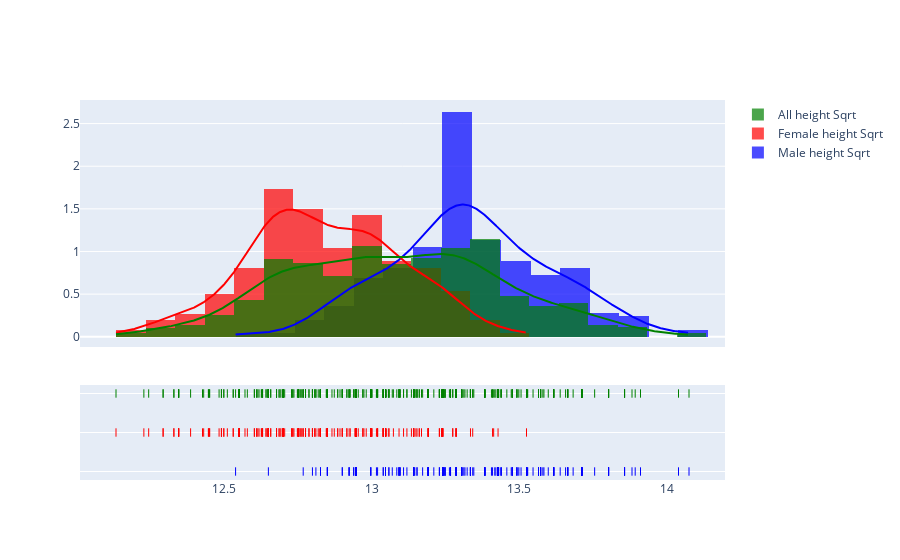

The cell this chart's notebook holds for it:
### Code cell
# Sqrt Normalization
hgt_sqrt = np.sqrt(df.hgt)
male_hgt_sqrt = np.sqrt(df[df.sex == 1].hgt)
female_hgt_sqrt = np.sqrt(df[df.sex == 0].hgt)

fig = ff.create_distplot(hist_data=[male_hgt_sqrt,
                                    female_hgt_sqrt,
                                    hgt_sqrt],
                         group_labels=['Male height Sqrt', 'Female height Sqrt', 'All height Sqrt'],
                         colors=['blue', 'red', 'green'],
                         bin_size=0.1, show_rug=True)
fig.show()

### Figure 1 — Plotly figure (JSON) as saved in the notebook; plotly's stock layout.template omitted (floating-point values rounded to 4 significant figures; data arrays with more than 128 entries replaced by an {"elided": "..."} marker saying what was removed)
{"data": [{"autobinx": false, "histnorm": "probability density", "legendgroup": "Male height Sqrt", "marker": {"color": "blue"}, "name": "Male height Sqrt", "opacity": 0.7, "type": "histogram", "x": {"elided": "247 float values"}, "xaxis": "x", "xbins": {"end": 14.07, "size": 0.1, "start": 12.54}, "yaxis": "y"}, {"autobinx": false, "histnorm": "probability density", "legendgroup": "Female height Sqrt", "marker": {"color": "red"}, "name": "Female height Sqrt", "opacity": 0.7, "type": "histogram", "x": {"elided": "260 float values"}, "xaxis": "x", "xbins": {"end": 13.52, "size": 0.1, "start": 12.13}, "yaxis": "y"}, {"autobinx": false, "histnorm": "probability density", "legendgroup": "All height Sqrt", "marker": {"color": "green"}, "name": "All height Sqrt", "opacity": 0.7, "type": "histogram", "x": {"elided": "507 float values"}, "xaxis": "x", "xbins": {"end": 14.07, "size": 0.1, "start": 12.13}, "yaxis": "y"}, {"legendgroup": "Male height Sqrt", "marker": {"color": "blue"}, "mode": "lines", "name": "Male height Sqrt", "showlegend": false, "type": "scatter", "x": {"elided": "500 float values"}, "xaxis": "x", "y": {"elided": "500 float values"}, "yaxis": "y"}, {"legendgroup": "Female height Sqrt", "marker": {"color": "red"}, "mode": "lines", "name": "Female height Sqrt", "showlegend": false, "type": "scatter", "x": {"elided": "500 float values"}, "xaxis": "x", "y": {"elided": "500 float values"}, "yaxis": "y"}, {"legendgroup": "All height Sqrt", "marker": {"color": "green"}, "mode": "lines", "name": "All height Sqrt", "showlegend": false, "type": "scatter", "x": {"elided": "500 float values"}, "xaxis": "x", "y": {"elided": "500 float values"}, "yaxis": "y"}, {"legendgroup": "Male height Sqrt", "marker": {"color": "blue", "symbol": "line-ns-open"}, "mode": "markers", "name": "Male height Sqrt", "showlegend": false, "type": "scatter", "x": {"elided": "247 float values"}, "xaxis": "x", "y": {"elided": "247 str values"}, "yaxis": "y2"}, {"legendgroup": "Female height Sqrt", "marker": {"color": "red", "symbol": "line-ns-open"}, "mode": "markers", "name": "Female height Sqrt", "showlegend": false, "type": "scatter", "x": {"elided": "260 float values"}, "xaxis": "x", "y": {"elided": "260 str values"}, "yaxis": "y2"}, {"legendgroup": "All height Sqrt", "marker": {"color": "green", "symbol": "line-ns-open"}, "mode": "markers", "name": "All height Sqrt", "showlegend": false, "type": "scatter", "x": {"elided": "507 float values"}, "xaxis": "x", "y": {"elided": "507 str values"}, "yaxis": "y2"}], "layout": {"barmode": "overlay", "hovermode": "closest", "legend": {"traceorder": "reversed"}, "xaxis": {"anchor": "y2", "domain": [0, 1], "zeroline": false}, "yaxis": {"anchor": "free", "domain": [0.35, 1], "position": 0}, "yaxis2": {"anchor": "x", "domain": [0, 0.25], "dtick": 1, "showticklabels": false}}}
